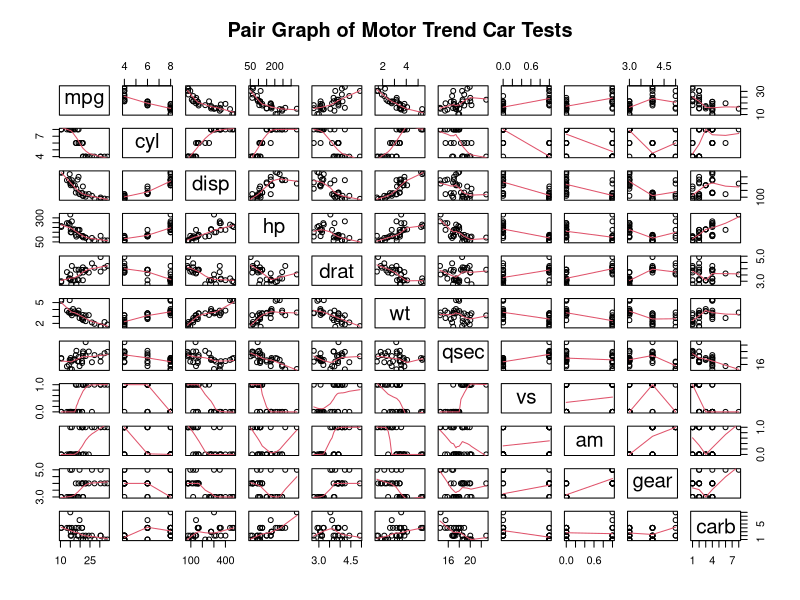
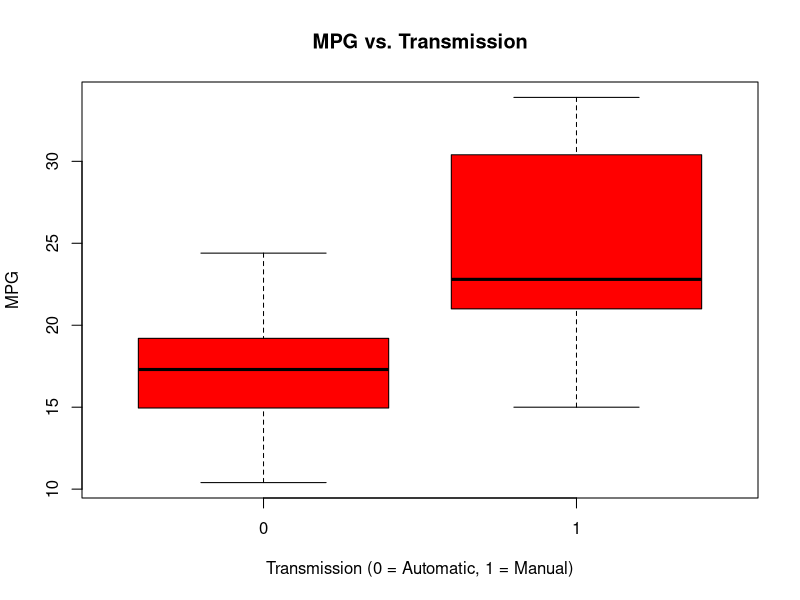
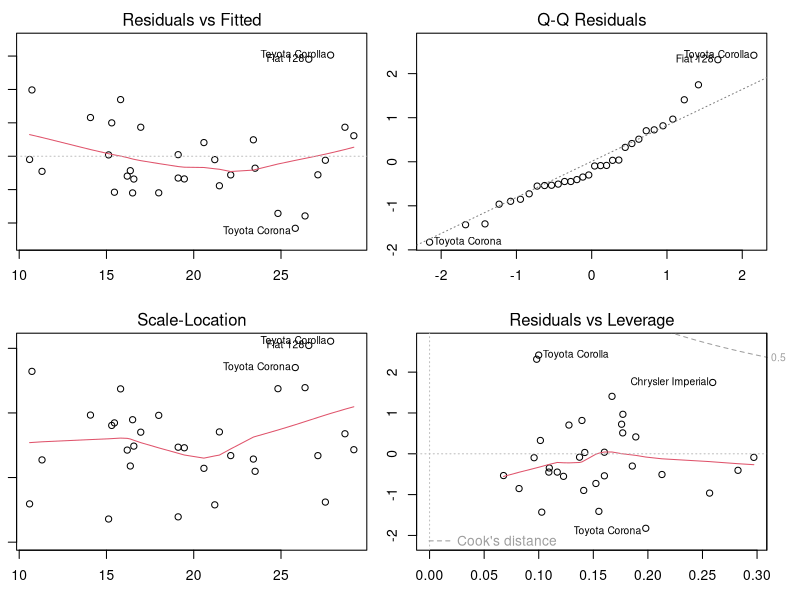

These charts were generated, in order, by the following R code:

# Regression Models Project

data(mtcars)
# - `mpg`: Miles per US gallon
# - `cyl`: Number of cylinders
# - `disp`: Displacement (cubic inches)
# - `hp`: Gross horsepower
# - `drat`: Rear axle ratio
# - `wt`: Weight (lb / 1000)
# - `qsec`: 1 / 4 mile time
# - `vs`: V/S
# - `am`: Transmission (0 = automatic, 1 = manual)
# - `gear`: Number of forward gears
# - `carb`: Number of carburetors

dim(mtcars)
# 32 11

# head(mtcars, 4)

# A scatter plots is produced to roughly view the bivariate relationship among the 11 variables
?pairs
pairs(mtcars, panel = panel.smooth, main = "Pair Graph of Motor Trend Car Tests")

# MPG vs. Transmission
boxplot(mtcars$mpg ~ mtcars$am, xlab="Transmission (0 = Automatic, 1 = Manual)", 
        ylab="MPG", main="MPG vs. Transmission", col="red")
# According to the boxplot, manual transmission yields higher values of MPG in general. 

# To confirm the difference, a t-test is performed with the null hypothesis being that there is no difference in the mean MPG
# for automatic and manual transmission.
test <- t.test(mpg~am,data=mtcars)
test$p.value
# The p-value is far less than 0.05 thus the null hypothesis is rejected. 

# summary(lm(mtcars$mpg ~ . - 1, data = mtcars))

# There are 10 predicted variables and some must play minor roles to MPG consumption. Thus analysis of variance is necessary.
?aov
analysis <- aov(mpg ~ ., data = mtcars)
summary(analysis)
# Variables with p-value less than 0.5 are more important. Thereby, 4 fit models are proposed.

fit1 <- lm(mpg ~ cyl + wt, data = mtcars)
summary(fit1)

fit2 <- lm(mpg ~ cyl + wt + disp, data = mtcars)
summary(fit2)

fit3 <- lm(mpg ~ cyl + wt + am, data = mtcars)
summary(fit3)

fit4 <- lm(mpg ~ cyl + wt + disp + am, data = mtcars)
summary(fit4)
# The largest adjusted r-squared value of the fit4 model is 0.8327 thus fit4 is selected as the final multivariate model.

par(mfrow = c(2, 2), mar = c(3,1,2,2))
plot(fit4)
